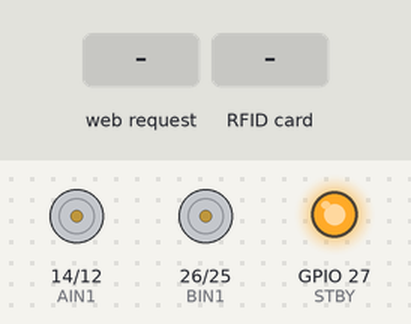
Simulated run of this sketch. Board: ESP32. Parts: motor-driver pin pairs drawn as motors (green arrow = first pin HIGH = forward, orange = second pin HIGH = backward, longer = more drive, scaled by the enable pin, stopped while the standby pin is LOW), output pins drawn as LEDs (lit = HIGH). The test bench sets the inputs (shaded band). WiFi joins after 1.5 s; servers stay silent unless stated; what the sketch prints to the serial monitor is not drawn.

Above: at 2.7 s.
2.8 s: HTTP request GET /led1on received
At 3.3 s:
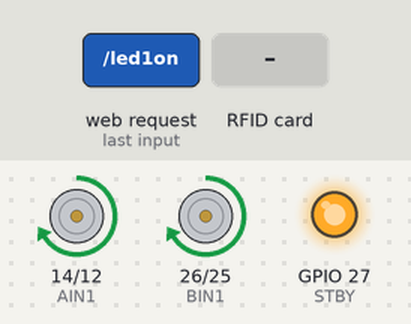
4.3 s: RFID card E3 B2 8A 04 held to the reader
At 5.5 s:
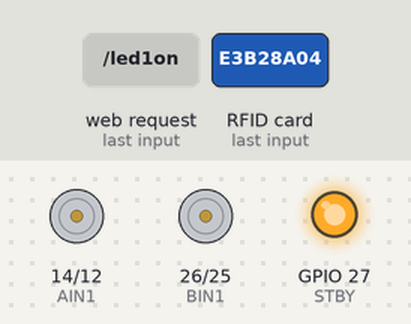
5.8 s: HTTP request GET /led2on received
At 7.0 s:
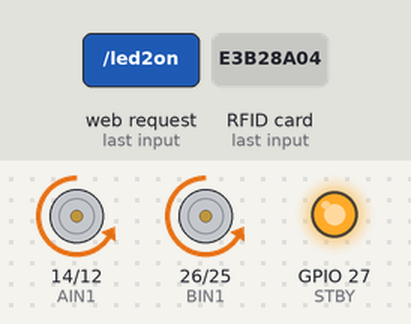
7.3 s: RFID card 7E 70 D5 05 held to the reader
At 7.9 s:
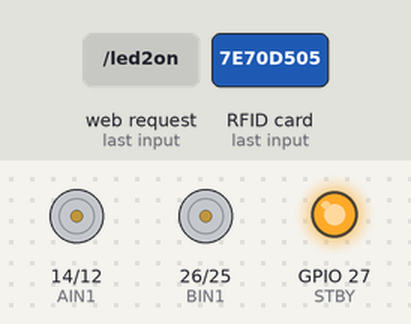
Timing chart, 0 to 10.3 s (numbered marks = the images above; inputs shaded):
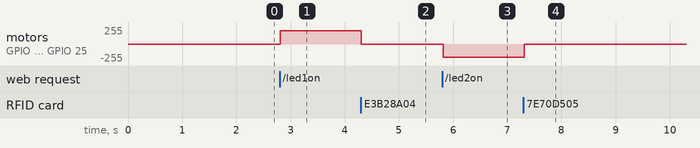

The sketch:

espnewip.ino
```cpp
#include <WiFi.h>
#include <WebServer.h>
#include <HTTPClient.h>
#include <SPI.h>
#include <MFRC522.h>

// -------- WIFI --------
const char* ssid = "rashid";
const char* password = "12345678";

WebServer server(80);

// Python PC address
String pythonServer = "http://10.196.229.135:5000";

// -------- MOTOR PINS --------
#define PWMA 13
#define AIN1 14
#define AIN2 12

#define BIN1 26
#define BIN2 25
#define PWMB 33

#define STBY 27

// -------- RFID PINS --------
#define SS_PIN 5
#define RST_PIN 23
#define SCK_PIN 18
#define MOSI_PIN 19
#define MISO_PIN 21

MFRC522 rfid(SS_PIN, RST_PIN);

// -------- RFID UID --------
byte post1UID[4] = {0xE3, 0xB2, 0x8A, 0x04};
byte post2UID[4] = {0x7E, 0x70, 0xD5, 0x05};

// -------- STATE --------
int targetPost = 0;


// -------- SEND MESSAGE TO PYTHON --------
void sendToPython(String msg)
{
  HTTPClient http;

  String url = pythonServer + "/" + msg;

  Serial.print("Sending: ");
  Serial.println(url);

  http.begin(url);
  http.GET();
  http.end();
}


// -------- MOTOR CONTROL --------

void forward()
{
  digitalWrite(AIN1, HIGH);
  digitalWrite(AIN2, LOW);

  digitalWrite(BIN1, HIGH);
  digitalWrite(BIN2, LOW);

  ledcWrite(PWMA, 200);
  ledcWrite(PWMB, 200);

  Serial.println("Moving Forward");
}

void backward()
{
  digitalWrite(AIN1, LOW);
  digitalWrite(AIN2, HIGH);

  digitalWrite(BIN1, LOW);
  digitalWrite(BIN2, HIGH);

  ledcWrite(PWMA, 200);
  ledcWrite(PWMB, 200);

  Serial.println("Moving Backward");
}

void stopMotor()
{
  ledcWrite(PWMA, 0);
  ledcWrite(PWMB, 0);

  Serial.println("Motor Stopped");
}


// -------- UID CHECK --------
bool compareUID(byte *uid, byte *knownUID)
{
  for(byte i=0;i<4;i++)
  {
    if(uid[i]!=knownUID[i]) return false;
  }

  return true;
}


// -------- HTTP COMMANDS --------

void led1on()
{
  Serial.println("Camera1 request");

  targetPost = 1;

  forward();

  server.send(200,"text/plain","Going to Post1");
}

void led2on()
{
  Serial.println("Camera2 request");

  targetPost = 2;

  backward();

  server.send(200,"text/plain","Going to Post2");
}

void alloff()
{
  stopMotor();

  targetPost = 0;

  server.send(200,"text/plain","Stopped");
}


// -------- SETUP --------

void setup()
{
  Serial.begin(115200);

  pinMode(AIN1,OUTPUT);
  pinMode(AIN2,OUTPUT);

  pinMode(BIN1,OUTPUT);
  pinMode(BIN2,OUTPUT);

  pinMode(STBY,OUTPUT);
  digitalWrite(STBY,HIGH);

  // PWM (ESP32 Core v3 style)
  ledcAttach(PWMA,1000,8);
  ledcAttach(PWMB,1000,8);

  // RFID
  SPI.begin(SCK_PIN,MISO_PIN,MOSI_PIN,SS_PIN);
  rfid.PCD_Init();

  // WIFI
  WiFi.begin(ssid,password);

  Serial.print("Connecting WiFi");

  while(WiFi.status()!=WL_CONNECTED)
  {
    delay(500);
    Serial.print(".");
  }

  Serial.println();
  Serial.print("ESP32 IP: ");
  Serial.println(WiFi.localIP());

  // HTTP routes
  server.on("/led1on",led1on);
  server.on("/led2on",led2on);
  server.on("/alloff",alloff);

  server.begin();
}


// -------- LOOP --------

void loop()
{
  server.handleClient();

  if(!rfid.PICC_IsNewCardPresent()) return;

  if(!rfid.PICC_ReadCardSerial()) return;

  Serial.print("RFID UID: ");

  for(byte i=0;i<rfid.uid.size;i++)
  {
    Serial.print(rfid.uid.uidByte[i],HEX);
    Serial.print(" ");
  }

  Serial.println();


  // -------- POST1 --------
  if(compareUID(rfid.uid.uidByte,post1UID))
  {
    Serial.println("Post1 detected");

    if(targetPost==1)
    {
      stopMotor();

      targetPost=0;

      sendToPython("post1");
    }
  }

  // -------- POST2 --------
  if(compareUID(rfid.uid.uidByte,post2UID))
  {
    Serial.println("Post2 detected");

    if(targetPost==2)
    {
      stopMotor();

      targetPost=0;

      sendToPython("post2");
    }
  }

  rfid.PICC_HaltA();
}
```

Measured:
- after the input at 2.8 s, motor on GPIO 14 (AIN1) / GPIO 12 (AIN2), motor on GPIO 26 (BIN1) / GPIO 25 (BIN2): stopped → forward 199/255 at once
- after the input at 4.3 s, motor on GPIO 14 (AIN1) / GPIO 12 (AIN2), motor on GPIO 26 (BIN1) / GPIO 25 (BIN2): forward 199/255 → stopped at once
- after the input at 5.8 s, motor on GPIO 14 (AIN1) / GPIO 12 (AIN2), motor on GPIO 26 (BIN1) / GPIO 25 (BIN2): stopped → backward 199/255 at once
- after the input at 7.3 s, motor on GPIO 14 (AIN1) / GPIO 12 (AIN2), motor on GPIO 26 (BIN1) / GPIO 25 (BIN2): backward 199/255 → stopped at once
